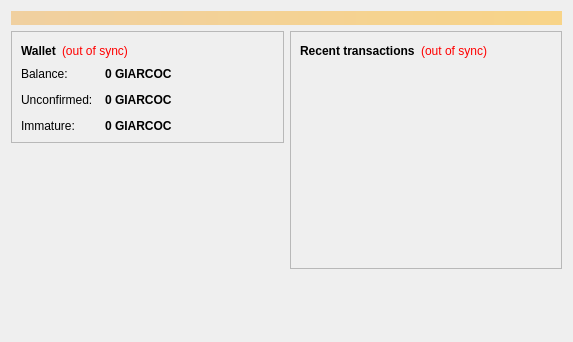
<?xml version="1.0" encoding="UTF-8"?>
<ui version="4.0">
 <class>OverviewPage</class>
 <widget class="QWidget" name="OverviewPage">
  <property name="geometry">
   <rect>
    <x>0</x>
    <y>0</y>
    <width>573</width>
    <height>342</height>
   </rect>
  </property>
  <property name="windowTitle">
   <string>Form</string>
  </property>
  <layout class="QVBoxLayout" name="topLayout">
   <item>
    <widget class="QLabel" name="labelAlerts">
     <property name="visible">
      <bool>false</bool>
     </property>
     <property name="styleSheet">
      <string notr="true">background-color: qlineargradient(x1: 0, y1: 0, x2: 1, y2: 0, stop:0 #F0D0A0, stop:1 #F8D488); color:#000000;</string>
     </property>
     <property name="wordWrap">
      <bool>true</bool>
     </property>
     <property name="margin">
      <number>3</number>
     </property>
    </widget>
   </item>
   <item>
    <layout class="QHBoxLayout" name="horizontalLayout" stretch="1,1">
     <item>
      <layout class="QVBoxLayout" name="verticalLayout_2">
       <item>
        <widget class="QFrame" name="frame">
         <property name="frameShape">
          <enum>QFrame::StyledPanel</enum>
         </property>
         <property name="frameShadow">
          <enum>QFrame::Raised</enum>
         </property>
         <layout class="QVBoxLayout" name="verticalLayout_4">
          <item>
           <layout class="QHBoxLayout" name="horizontalLayout_4">
            <item>
             <widget class="QLabel" name="label_5">
              <property name="font">
               <font>
                <weight>75</weight>
                <bold>true</bold>
               </font>
              </property>
              <property name="text">
               <string>Wallet</string>
              </property>
             </widget>
            </item>
            <item>
             <widget class="QLabel" name="labelWalletStatus">
              <property name="toolTip">
               <string>The displayed information may be out of date. Your wallet automatically synchronizes with the Giarcoin network after a connection is established, but this process has not completed yet.</string>
              </property>
              <property name="styleSheet">
               <string notr="true">QLabel { color: red; }</string>
              </property>
              <property name="text">
               <string notr="true">(out of sync)</string>
              </property>
              <property name="alignment">
               <set>Qt::AlignLeading|Qt::AlignLeft|Qt::AlignVCenter</set>
              </property>
             </widget>
            </item>
            <item>
             <spacer name="horizontalSpacer_2">
              <property name="orientation">
               <enum>Qt::Horizontal</enum>
              </property>
              <property name="sizeHint" stdset="0">
               <size>
                <width>40</width>
                <height>20</height>
               </size>
              </property>
             </spacer>
            </item>
           </layout>
          </item>
          <item>
           <layout class="QFormLayout" name="formLayout_2">
            <property name="fieldGrowthPolicy">
             <enum>QFormLayout::AllNonFixedFieldsGrow</enum>
            </property>
            <property name="horizontalSpacing">
             <number>12</number>
            </property>
            <property name="verticalSpacing">
             <number>12</number>
            </property>
            <item row="0" column="0">
             <widget class="QLabel" name="label">
              <property name="text">
               <string>Balance:</string>
              </property>
             </widget>
            </item>
            <item row="0" column="1">
             <widget class="QLabel" name="labelBalance">
              <property name="font">
               <font>
                <weight>75</weight>
                <bold>true</bold>
               </font>
              </property>
              <property name="cursor">
               <cursorShape>IBeamCursor</cursorShape>
              </property>
              <property name="toolTip">
               <string>Your current balance</string>
              </property>
              <property name="text">
               <string notr="true">0 GIARCOC</string>
              </property>
              <property name="textInteractionFlags">
               <set>Qt::LinksAccessibleByMouse|Qt::TextSelectableByKeyboard|Qt::TextSelectableByMouse</set>
              </property>
             </widget>
            </item>
            <item row="1" column="0">
             <widget class="QLabel" name="label_3">
              <property name="text">
               <string>Unconfirmed:</string>
              </property>
             </widget>
            </item>
            <item row="1" column="1">
             <widget class="QLabel" name="labelUnconfirmed">
              <property name="font">
               <font>
                <weight>75</weight>
                <bold>true</bold>
               </font>
              </property>
              <property name="cursor">
               <cursorShape>IBeamCursor</cursorShape>
              </property>
              <property name="toolTip">
               <string>Total of transactions that have yet to be confirmed, and do not yet count toward the current balance</string>
              </property>
              <property name="text">
               <string notr="true">0 GIARCOC</string>
              </property>
              <property name="textInteractionFlags">
               <set>Qt::LinksAccessibleByMouse|Qt::TextSelectableByKeyboard|Qt::TextSelectableByMouse</set>
              </property>
             </widget>
            </item>
            <item row="2" column="0">
             <widget class="QLabel" name="labelImmatureText">
              <property name="text">
               <string>Immature:</string>
              </property>
             </widget>
            </item>
            <item row="2" column="1">
             <widget class="QLabel" name="labelImmature">
              <property name="font">
               <font>
                <weight>75</weight>
                <bold>true</bold>
               </font>
              </property>
              <property name="toolTip">
               <string>Mined balance that has not yet matured</string>
              </property>
              <property name="text">
               <string notr="true">0 GIARCOC</string>
              </property>
              <property name="textInteractionFlags">
               <set>Qt::LinksAccessibleByMouse|Qt::TextSelectableByKeyboard|Qt::TextSelectableByMouse</set>
              </property>
             </widget>
            </item>
           </layout>
          </item>
         </layout>
        </widget>
       </item>
       <item>
        <spacer name="verticalSpacer">
         <property name="orientation">
          <enum>Qt::Vertical</enum>
         </property>
         <property name="sizeHint" stdset="0">
          <size>
           <width>20</width>
           <height>40</height>
          </size>
         </property>
        </spacer>
       </item>
      </layout>
     </item>
     <item>
      <layout class="QVBoxLayout" name="verticalLayout_3">
       <item>
        <widget class="QFrame" name="frame_2">
         <property name="frameShape">
          <enum>QFrame::StyledPanel</enum>
         </property>
         <property name="frameShadow">
          <enum>QFrame::Raised</enum>
         </property>
         <layout class="QVBoxLayout" name="verticalLayout">
          <item>
           <layout class="QHBoxLayout" name="horizontalLayout_2">
            <item>
             <widget class="QLabel" name="label_4">
              <property name="text">
               <string>&lt;b&gt;Recent transactions&lt;/b&gt;</string>
              </property>
             </widget>
            </item>
            <item>
             <widget class="QLabel" name="labelTransactionsStatus">
              <property name="toolTip">
               <string>The displayed information may be out of date. Your wallet automatically synchronizes with the Giarcoin network after a connection is established, but this process has not completed yet.</string>
              </property>
              <property name="styleSheet">
               <string notr="true">QLabel { color: red; }</string>
              </property>
              <property name="text">
               <string notr="true">(out of sync)</string>
              </property>
              <property name="alignment">
               <set>Qt::AlignRight|Qt::AlignTrailing|Qt::AlignVCenter</set>
              </property>
             </widget>
            </item>
            <item>
             <spacer name="horizontalSpacer">
              <property name="orientation">
               <enum>Qt::Horizontal</enum>
              </property>
              <property name="sizeHint" stdset="0">
               <size>
                <width>40</width>
                <height>20</height>
               </size>
              </property>
             </spacer>
            </item>
           </layout>
          </item>
          <item>
           <widget class="QListView" name="listTransactions">
            <property name="styleSheet">
             <string notr="true">QListView { background: transparent; }</string>
            </property>
            <property name="frameShape">
             <enum>QFrame::NoFrame</enum>
            </property>
            <property name="verticalScrollBarPolicy">
             <enum>Qt::ScrollBarAlwaysOff</enum>
            </property>
            <property name="horizontalScrollBarPolicy">
             <enum>Qt::ScrollBarAlwaysOff</enum>
            </property>
            <property name="selectionMode">
             <enum>QAbstractItemView::NoSelection</enum>
            </property>
           </widget>
          </item>
         </layout>
        </widget>
       </item>
       <item>
        <spacer name="verticalSpacer_2">
         <property name="orientation">
          <enum>Qt::Vertical</enum>
         </property>
         <property name="sizeHint" stdset="0">
          <size>
           <width>20</width>
           <height>40</height>
          </size>
         </property>
        </spacer>
       </item>
      </layout>
     </item>
    </layout>
   </item>
  </layout>
 </widget>
 <resources/>
 <connections/>
</ui>
